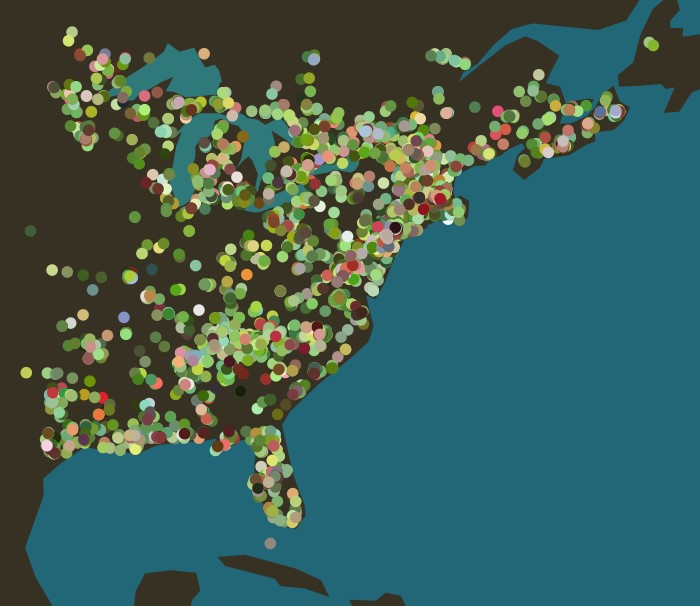
#> input picture all-2019-data.jpg, 700 x 606 px
$ python -i img_help.py   (imports and definitions only)
#> lines starting #> are read from the running program, lines starting #| are printed output that depends on the picture
#> further down, picture is the input picture: shape (606, 700, 3); mean B, G, R 86.6, 92.8, 58.6
import cv2
import numpy as np


# [44 lines left out: functions remove_dark, dom_color, not called in this run]


def grab_cut(img):
    """
    Takes an image and returns the cropped image using grabcut
    :param img: <class 'numpy.ndarray'>
    :rtype: <class 'numpy.ndarray'>
    """
    # adapted from OpenCV docs https://docs.opencv.org/3.4/d8/d83/tutorial_py_grabcut.html
    mask = np.zeros(img.shape[:2], np.uint8)
    bgdModel = np.zeros((1, 65), np.float64)
    fgdModel = np.zeros((1, 65), np.float64)

    height, width = img.shape[:2]
#> height = 606; width = 700
    rect = (1, 1, width - 2, height - 2)
#> rect = (1, 1, 698, 604)
    cv2.grabCut(img, mask, rect, bgdModel, fgdModel, 5, cv2.GC_INIT_WITH_RECT)
    mask2 = np.where((mask == 2) | (mask == 0), 0, 1).astype('uint8')
    grabbedImg = img * mask2[:, :, np.newaxis]
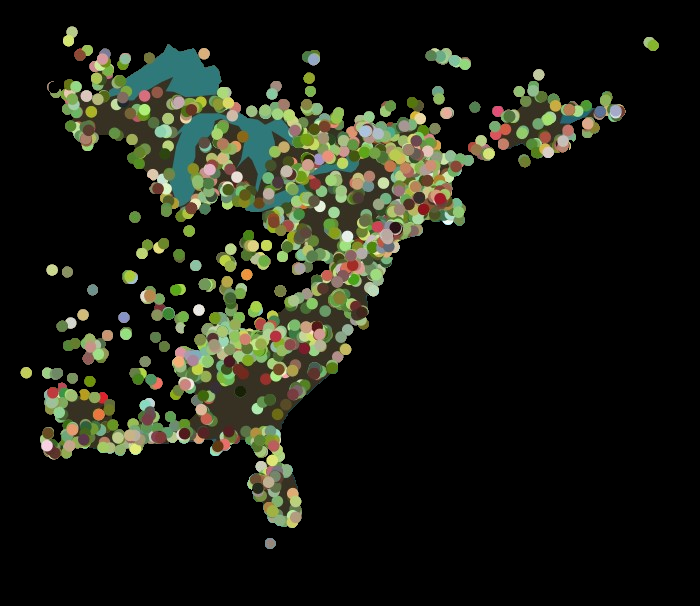
#> grabbedImg: shape (606, 700, 3); mean B, G, R 19.3, 28.7, 26.1
    # cv2.imshow("grabbed", grabbedImg)
    # cv2.waitKey(0)
    if cv2.countNonZero(cv2.cvtColor(grabbedImg, cv2.COLOR_BGR2GRAY)) == 0:
        # if grabbedImg is completely black, i.e. cv2.grabCut removed everything, return original img
        print('all black img')
        return img
    return grabbedImg


# [48 lines left out: functions hconcat_resize, crop_img, get_color, not called in this run]

>>> import cv2
>>> picture = cv2.imread('../all-2019-data.jpg')
>>> result = grab_cut(picture)
